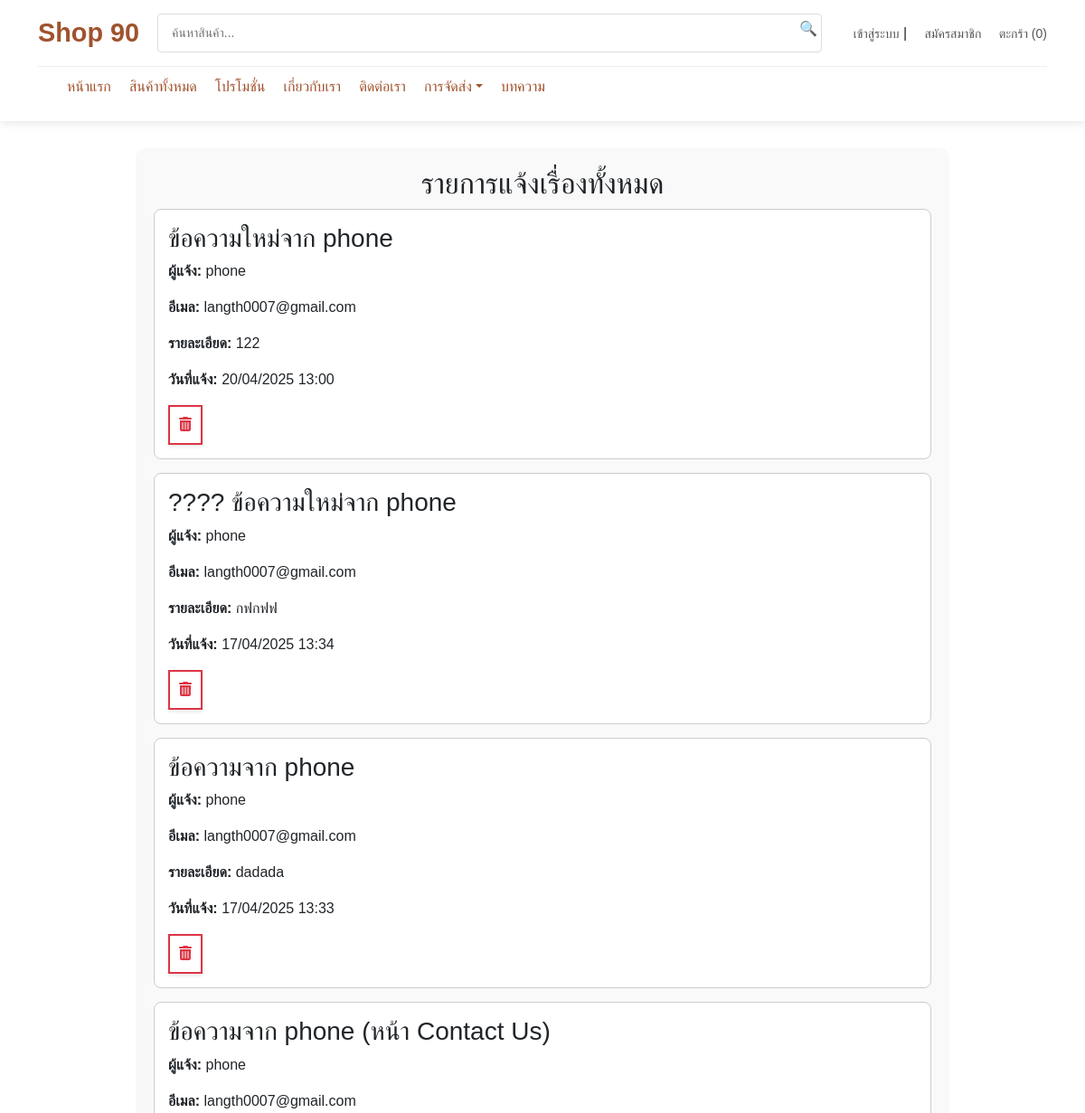
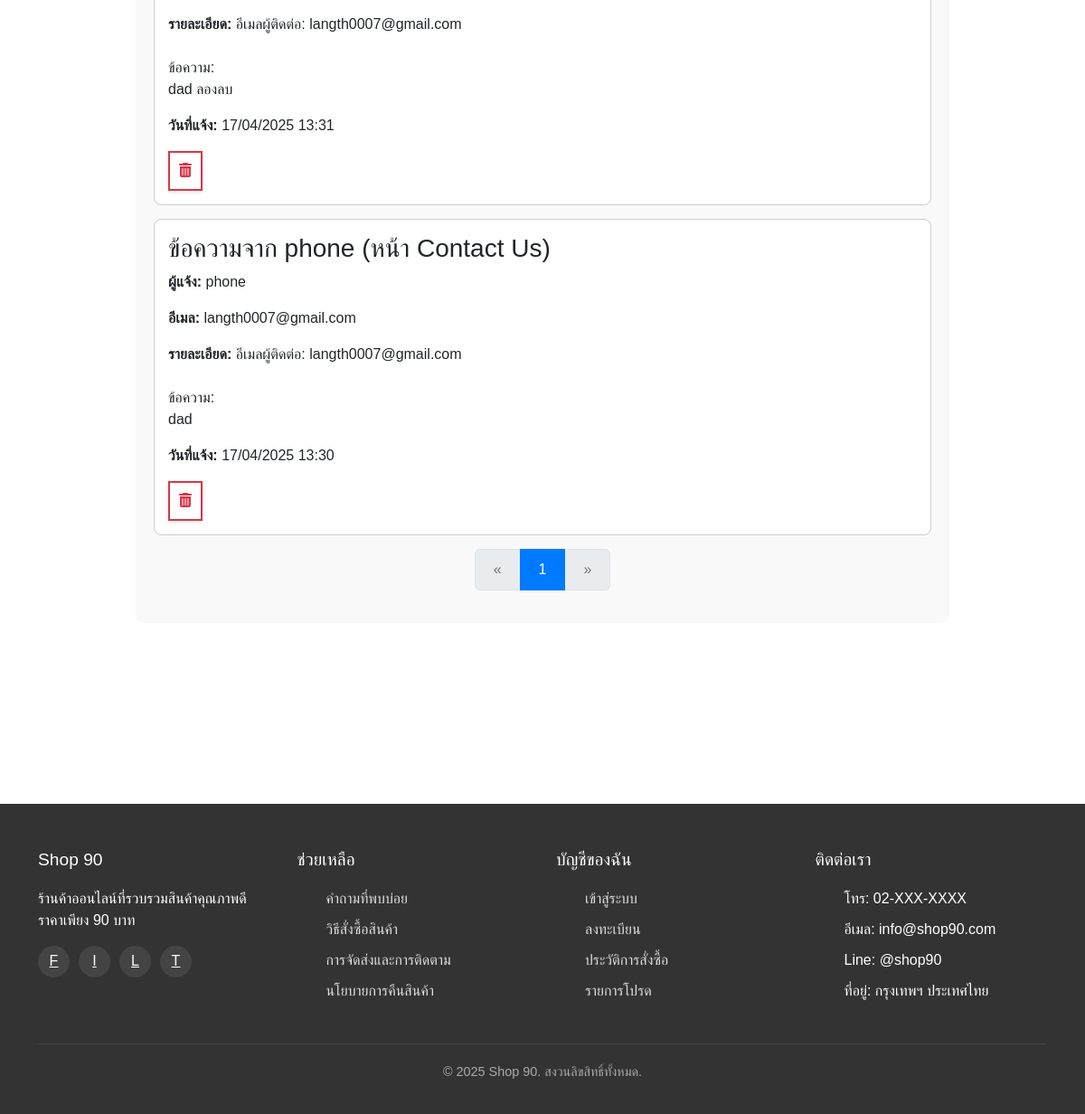
Page /page/issue_management.php on the committed database (2 pictures, top to bottom).
### tables this page shows
CREATE TABLE `complaints` (
  `complaint_id` int(11) NOT NULL,
  `user_id` int(11) NOT NULL,
  `title` varchar(255) NOT NULL,
  `description` text NOT NULL,
  `created_at` datetime DEFAULT current_timestamp(),
  `updated_at` datetime DEFAULT current_timestamp() ON UPDATE current_timestamp(),
  `status` varchar(2) NOT NULL
);

CREATE TABLE `users` (
  `user_id` int(11) NOT NULL,
  `username` varchar(255) NOT NULL,
  `email` varchar(255) NOT NULL,
  `password` varchar(255) NOT NULL,
  `phone_number` varchar(20) DEFAULT NULL,
  `address` text DEFAULT NULL,
  `user_type` enum('customer','admin') NOT NULL DEFAULT 'customer',
  `created_at` timestamp NOT NULL DEFAULT current_timestamp(),
  `profile_image` varchar(255) NOT NULL DEFAULT 'default.png'
);

### page/issue_management.php (the view, shortened to what this page needs)
<?php
include('../includes/header.php');
$limit = 10;
$page = isset($_GET['page']) ? (int)$_GET['page'] : 1;
$offset = ($page - 1) * $limit;
$sql = "SELECT c.*, u.username, u.email
        FROM complaints c
        JOIN users u ON c.user_id = u.user_id
        WHERE c.status = 'y'  -- เพิ่มเงื่อนไขเลือกสถานะ 'y'
        ORDER BY c.created_at DESC
        LIMIT $limit OFFSET $offset";
$result = $conn->query($sql);
$total_sql = "SELECT COUNT(*) AS total FROM complaints WHERE status = 'y'";
$total_result = $conn->query($total_sql);
$total_row = $total_result->fetch_assoc();
$total_records = $total_row['total'];
$total_pages = ceil($total_records / $limit);
?>
<!DOCTYPE html>
<html lang="th">
<head>
</head>
<body>
    <div class="issue-container">
        <h2>รายการแจ้งเรื่องทั้งหมด</h2>
        <?php while ($row = $result->fetch_assoc()) : ?>
        <div class="issue-card">
            <h3> <?= htmlspecialchars($row['title']) ?></h3>
            <p><strong>ผู้แจ้ง:</strong> <?= htmlspecialchars($row['username']) ?></p>
            <p><strong>อีเมล:</strong> <?= htmlspecialchars($row['email']) ?></p>
            <p><strong>รายละเอียด:</strong> <?= nl2br(htmlspecialchars($row['description'])) ?></p>
            <p><strong>วันที่แจ้ง:</strong> <?= date('d/m/Y H:i', strtotime($row['created_at'])) ?></p>
            <form action="../process/del_issue_management.php" method="POST" style="display:inline;">
                <button type="submit" class="custom-delete-btn" id="deleteBtn">
                    <i class="fas fa-trash-alt"></i>
                </button>
            </form>
        </div>
        <?php endwhile; ?>
        <nav aria-label="Page navigation">
            <ul class="pagination justify-content-center">
                <li class="page-item <?= ($page == 1) ? 'disabled' : '' ?>">
                    <a class="page-link" href="?page=<?= $page - 1 ?>" aria-label="Previous">
                        <span aria-hidden="true">&laquo;</span>
                    </a>
                </li>
                <?php for ($i = 1; $i <= $total_pages; $i++): ?>
                <li class="page-item <?= ($page == $i) ? 'active' : '' ?>">
                    <a class="page-link" href="?page=<?= $i ?>"><?= $i ?></a>
                </li>
                <?php endfor; ?>
                <li class="page-item <?= ($page == $total_pages) ? 'disabled' : '' ?>">
                    <a class="page-link" href="?page=<?= $page + 1 ?>" aria-label="Next">
                        <span aria-hidden="true">&raquo;</span>
                    </a>
                </li>
            </ul>
        </nav>
    </div>
</body>
</html>
<?php
include('../includes/footer.php');
?>

### assets/css/style.css (style rules this page uses)
* { box-sizing: border-box; margin: 0; padding: 0; font-family: 'Prompt', sans-serif; }
body { background-color: #f8f9fa; color: #333; line-height: 1.6; }
a { color: #A0522D; text-decoration: none; }

### assets/css/product.css (style rules this page uses)
body { font-family: 'Arial', sans-serif; margin: 0; padding: 0; background-color: #f5f5f5; }

### assets/css/profile.css (style rules this page uses)
:root { --main-color: #A0522D; --text-dark: #333; --bg-light: #f5f5f5; --border-radius: 12px; --shadow-light: 0px 2px 10px rgba(0, 0, 0, 0.1); }

### assets/css/modal.css (style rules this page uses)
h2 { color: #333; text-align: center; margin-bottom: 20px; }

### assets/css/order_tracking.css (style rules this page uses)
h2 { text-align: center; color: #333; font-size: 24px; margin-bottom: 20px; }

### assets/css/order_list.css (style rules this page uses)
.pagination .page-item.active .page-link { background-color: #007bff; border-color: #007bff; color: white; }
.pagination .page-item.disabled .page-link { color: #6c757d; }
.pagination .page-link { padding: 10px 20px; }

### assets/css/issue_management.css (style rules this page uses)
.issue-container { max-width: 900px; margin: 30px auto; padding: 20px; border-radius: 10px; background-color: #f9f9f9; margin-bottom: 200px; }
.issue-card { border: 1px solid #ccc; padding: 15px; border-radius: 8px; margin-bottom: 15px; background-color: #fff; }
.custom-delete-btn { background-color: #fff; border: 2px solid #dc3545; color: #dc3545; padding: 8px 10px; font-size: 16px; cursor: pointer; transition: all 0.3s ease; box-shadow: 0 2px 4px rgba(0, 0, 0, 0.1); }
.custom-delete-btn i { color: #dc3545; }

### rows in the picture
complaints: title "ข้อความใหม่จาก phone", user.username "phone", user.email "langth0007@gmail.com", description "122", created_at "20/04/2025 13:00"
complaints: title "???? ข้อความใหม่จาก phone", user.username "phone", user.email "langth0007@gmail.com", description "กฟกฟฟ", created_at "17/04/2025 13:34"
complaints: title "ข้อความจาก phone", user.username "phone", user.email "langth0007@gmail.com", description "dadada", created_at "17/04/2025 13:33"
complaints: title "ข้อความจาก phone (หน้า Contact Us)", user.username "phone", user.email "langth0007@gmail.com", description "อีเมลผู้ติดต่อ: langth0007@gmail.com ข้อความ: dad ลองลบ", created_at "17/04/2025 13:31"
complaints: title "ข้อความจาก phone (หน้า Contact Us)", user.username "phone", user.email "langth0007@gmail.com", description "อีเมลผู้ติดต่อ: langth0007@gmail.com ข้อความ: dad", created_at "17/04/2025 13:30"
